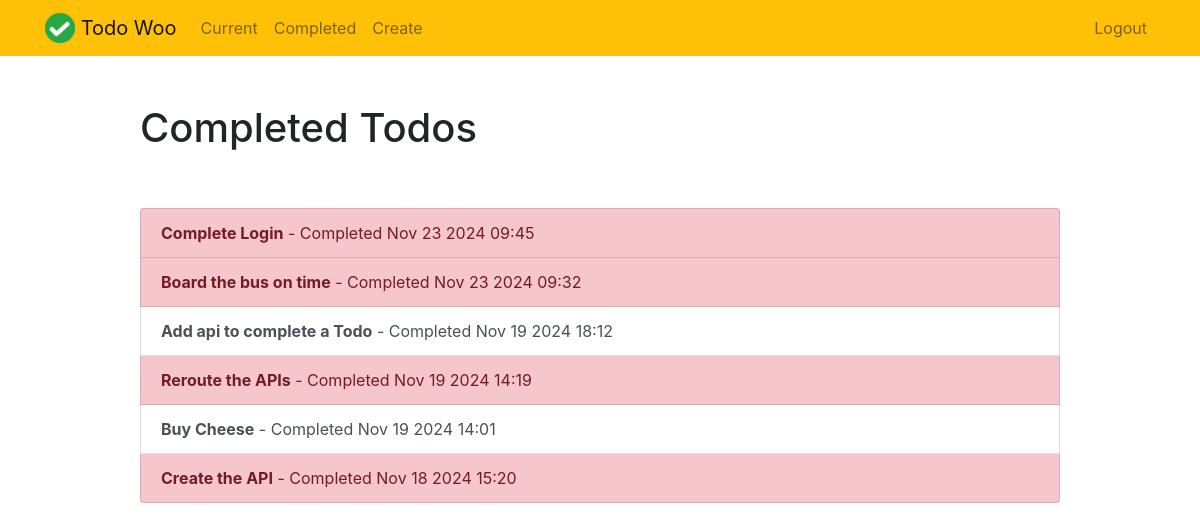
The app's page /completed/ (signed in) with its own data.
### todo/models.py (models this page shows, shortened)
class Todo(models.Model):
    title = models.CharField(max_length=100)
    memo = models.TextField(blank=True)
    created = models.DateTimeField(auto_now_add=True)
    datecompleted = models.DateTimeField(null=True, blank=True)
    important = models.BooleanField(default=False)
    user = models.ForeignKey(User, on_delete=models.CASCADE)

### todo/views.py (the view)
# urls.py: path('completed/', views.completedtodos, name='completedtodos'),
@login_required
def completedtodos(request):
    todos = Todo.objects.filter(user=request.user, datecompleted__isnull=False).order_by('-datecompleted')
    return render(request, 'todo/completedtodos.html', {'todos':todos})

### todo/templates/todo/completedtodos.html
{% extends "todo/base.html" %}
{% block content %}
    <div class="row justify-content-center mt-5">
        <div class="col-md-10">
            <h1>Completed Todos</h1>
        </div>
    </div>
    <div class="row justify-content-center mt-5">
        <div class="col-md-10">
            <div class="list-group">
                {% for todo in todos %}
                    <a href="{% url 'viewtodo' todo.id %}" class="list-group-item list-group-item-action{% if todo.important %} list-group-item-danger{% endif %}"><b>{{ todo.title }}</b> - Completed {{ todo.datecompleted|date:'M j Y H:i' }}</a>
                {% endfor %}
            </div>
        </div>
    </div>
{% endblock %}

### todo/templates/todo/base.html (shortened to what this page needs)
{% load static %}
<!doctype html>
<html lang="en">
<head>
    <link rel="stylesheet" href="https://stackpath.bootstrapcdn.com/bootstrap/4.4.1/css/bootstrap.min.css">
</head>
<body>
<nav class="navbar navbar-expand-md navbar-light bg-warning">
<div class="container">
    <a class="navbar-brand" href="{% url 'home' %}">
         <img src="{% static 'todo/logo.png' %}" width="30" height="30" class="d-inline-block align-top">
        <span>Todo Woo</span>
    </a>
    <div class="collapse navbar-collapse" id="navbarNav">
    {% if user.is_authenticated %}
        <ul class="navbar-nav mr-auto">
                <li class="nav-item {{ current }}">
                    <a class="nav-link" href="{% url 'currenttodos' %}">Current</a>
                </li>
                <li class="nav-item {{ completed }}">
                    <a class="nav-link" href="{% url 'completedtodos' %}">Completed</a>
                </li>
                <li class="nav-item {{ create }}">
                    <a class="nav-link" href="{% url 'createtodo' %}">Create</a>
                </li>
        </ul>
    {% endif %}
    <ul class="navbar-nav ml-auto">
            {% if user.is_authenticated %}
                <li class="nav-item">
                    <a href="#" onclick="$('#signOutBtn').click()" class="nav-link">Logout</a>
                </li>
            {% endif %}
        </ul>
    </div>
</div>
</nav>
<div class="container">
{% block content %}{% endblock %}
</div>
</body>
</html>

### records on screen
Todo: title "Complete Login", datecompleted "Nov 23 2024 09:45"
Todo: title "Board the bus on time", datecompleted "Nov 23 2024 09:32"
Todo: title "Add api to complete a Todo", datecompleted "Nov 19 2024 18:12"
Todo: title "Reroute the APIs", datecompleted "Nov 19 2024 14:19"
Todo: title "Buy Cheese", datecompleted "Nov 19 2024 14:01"
Todo: title "Create the API", datecompleted "Nov 18 2024 15:20"
